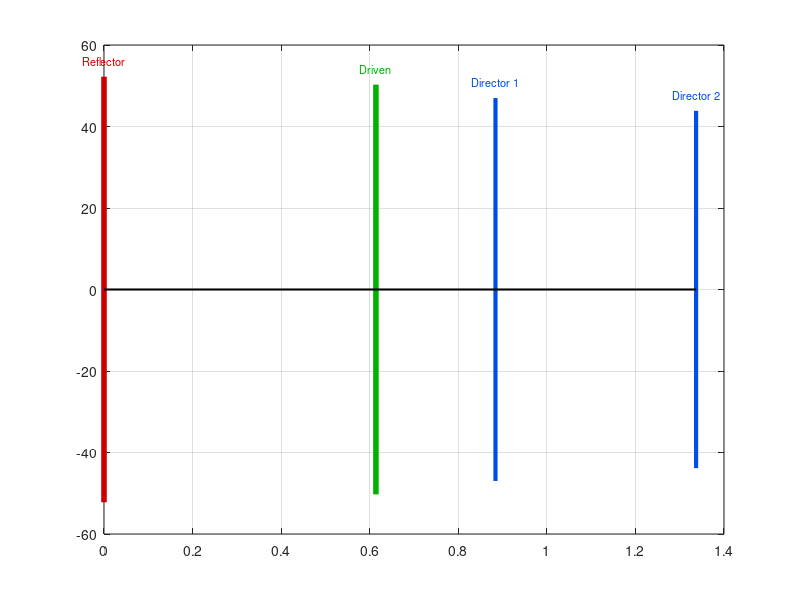

Recreate this plot in MATLAB. (Note: this script raises an error after producing the figure.)
%% =========================================================================
%  Crossed Yagi-Uda Antenna for ISS Reception at 145.8 MHz
%  Based on Balanis, Antenna Theory, 3rd ed., Table 10.4 (6-element optimum)
%  Target: LHCP, 13.41 dBi per Yagi
%
%  CORRECTIONS vs original script:
%    1. Z_driven corrected from 25 Ω to 8.7 Ω (MoM/MMANA-GAL result)
%    2. Matching network redesigned: gamma match instead of folded dipole
%    3. Element pattern formula corrected for x-directed dipole (end-fire boom)
%    4. Antenna Toolbox section adds wire radius to Exciter
%    5. Gamma match physical dimensions computed
%    6. CP phasing section clarified and expanded
%
%  Two parallel paths:
%    Section 4A — Antenna Toolbox (yagiUda) if licence present
%    Section 4B — Manual array-factor + element pattern (no toolbox needed)
%% =========================================================================
clear; clc; close all;

%% =========================================================================
%  1. PHYSICAL PARAMETERS
%% =========================================================================
c      = 299792458;        % Speed of light [m/s]
f0     = 145.8e6;          % Design frequency [Hz]
lambda = c / f0;           % Wavelength [m]
k      = 2*pi / lambda;    % Wavenumber [rad/m]

fprintf('========================================\n');
fprintf(' Crossed Yagi-Uda  —  ISS 145.800 MHz\n');
fprintf('========================================\n');
fprintf('Frequency  : %.3f MHz\n', f0/1e6);
fprintf('Wavelength : %.4f m  (%.2f cm)\n', lambda, lambda*100);

%% =========================================================================
%  2. ELEMENT GEOMETRY  (Balanis Table 10.4)
%% =========================================================================
% --- Element lengths [fraction of lambda] ---
L_frac = [0.508,0.489, 0.457, 0.4265];

% --- Correction factor for finite wire diameter (Balanis uses thin-wire) ---
% The ×1.017 factor approximates the end-shortening for ~10 mm Al tube
L_m    = L_frac * lambda ;        % element lengths [m]

% --- Element positions from reflector tip [m] ---
pos_cm = [0.00,0.614, 0.884, 1.337];   % cm
pos_m  = pos_cm / 1;

% --- Spacings between consecutive elements ---
spacings_m = diff(pos_m);   % [s21 s32 s43 s54 s65]

% --- Wire diameter — edit to match your tubing stock ---
d_wire   = 0.010;           % metres  (10 mm Al tube)
a_radius = d_wire / 2;      % radius [m]

% --- Element names ---
elem_names = {'Reflector','Driven','Director 1','Director 2','Director 3','Director 4'};

fprintf('\n--- Element Dimensions ---\n');
fprintf('%-14s  %8s  %12s  %14s\n','Element','L/lambda','Length (cm)','Pos (cm)');
fprintf('%s\n', repmat('-',1,55));
for i = 1:4
    fprintf('%-14s  %8.3f  %12.2f  %14.2f\n', ...
        elem_names{i}, L_frac(i), L_m(i)*100, pos_cm(i));
end
fprintf('\nWire diameter : %.2f mm  (d/λ = %.5f)\n', d_wire*1e3, d_wire/lambda);
fprintf('Total boom    : %.2f cm  (%.4f λ)\n', pos_cm(end), pos_m(end)/lambda);

%% =========================================================================
%  3. GEOMETRY PLOT — Element Map
%% =========================================================================
figure('Name','Yagi Geometry','Color','white','Position',[50 600 900 300]);
hold on; grid on; box on;

colors = {[0.8 0 0],[0 0.7 0],[0 0.3 0.9],[0 0.3 0.9],[0 0.3 0.9],[0 0.3 0.9]};
lw     = [4 4 3 3];
for i = 1:4
    xp  = pos_cm(i);
    hlf = L_m(i)/2 * 100;   % half-arm in cm
    plot([xp xp], [-hlf hlf], '-', 'Color', colors{i}, 'LineWidth', lw(i));
    text(xp, hlf+4, elem_names{i}, 'HorizontalAlignment','center', ...
         'FontSize',8, 'Color', colors{i});
end
plot([0 pos_cm(end)],[0 0],'k-','LineWidth',1.5);           % boom 
ref = lambda/2 * 100;
yline( ref,'--','color',[.5 .5 .5],'LineWidth',1,'Label','\lambda/2');
yline(-ref,'--','color',[.5 .5 .5],'LineWidth',1);

xlabel('Position along boom (cm)','FontSize',11);
ylabel('Element half-span (cm)','FontSize',11);
title('Yagi-Uda Geometry  —  145.800 MHz  (6 Elements, Balanis Table 10.4)', ...
      'FontSize',12,'FontWeight','bold');
xlim([-25 385]); ylim([-65 75]);
legend({'Reflector','Driven Element','Directors','Boom','\lambda/2 ref'}, ...
       'Location','southeast');
set(gca,'FontSize',10);

%% =========================================================================
%  4A. ANTENNA TOOLBOX PATH  (requires Antenna Toolbox licence)
%% =========================================================================
if license('test','Antenna_Toolbox')
    fprintf('\n[Antenna Toolbox detected — running full EM simulation]\n');

    % Build the Yagi object
    ant                       = yagiUda();
    ant.Exciter               = dipole();         % Override the default folded dipole
    ant.Exciter.Length        = L_m(2);           % driven    0.452 λ
    ant.Exciter.Width         = d_wire;           % Toolbox uses Width instead of Radius
    ant.ReflectorLength       = L_m(1);            % reflector 0.472 λ
    ant.ReflectorSpacing      = spacings_m(1);     % s21
    ant.NumDirectors          = 4;
    ant.DirectorLength        = L_m(3:end);        % [0.436 0.430 0.434 0.430] λ
    ant.DirectorSpacing       = spacings_m(2:end); % [s32 s43 s54 s65]
    ant.Exciter.Tilt          = 90;               % Rotate 90 degrees
    ant.Exciter.TiltAxis      = [0 1 0];          % Rotate around the X-axis

    fprintf('Exciter width  : %.2f mm (w/λ = %.5f)\n', ...
            ant.Exciter.Width*1e3, ant.Exciter.Width/lambda);
    % 3D pattern
    figure('Name','3D Pattern (Toolbox)','Color','white');
    pattern(ant, f0);
    title('3D Radiation Pattern — Single Yagi  145.8 MHz','FontSize',12);
    colorbar;


    % E-plane
    figure('Name','E-plane (Toolbox)','Color','white');
    patternElevation(ant, f0, 0);
    title('E-plane (φ=0°)  —  Yagi 145.8 MHz','FontSize',12);

    % H-plane
    figure('Name','H-plane (Toolbox)','Color','white');
    patternAzimuth(ant, f0, 0);
    title('H-plane (elev=0°)  —  Yagi 145.8 MHz','FontSize',12);

    % Boresight directivity
    D_boresight = pattern(ant, f0, 0, 90);
    fprintf('Toolbox directivity (boresight): %.2f dBi\n', D_boresight);
    fprintf('Expected (Balanis Table 10.4)  : 13.41 dBi\n');

    % Input impedance sweep
    f_sweep = linspace(130e6, 165e6, 201);
    figure('Name','Input Impedance (Toolbox)','Color','white');
    impedance(ant, f_sweep);
    xline(f0/1e6,'r--','145.8 MHz','LabelVerticalAlignment','bottom');
    title('Input Impedance vs Frequency  (Toolbox — simple dipole exciter)','FontSize',12);
    fprintf('\nNOTE: Toolbox Z_in uses simplified mutual coupling.\n');
    fprintf('      For accurate Z_driven use MMANA-GAL or NEC2 result: 8.7+j28.7 Ω\n');

    % S11
    figure('Name','S11 (Toolbox)','Color','white');
    s = sparameters(ant, f_sweep, 50);
    rfplot(s);
    xline(f0/1e6,'r--','145.8 MHz');
    title('S_{11} vs Frequency  (ref 50 Ω)','FontSize',12);

else
    fprintf('\n[Antenna Toolbox NOT available — using manual array-factor method]\n');
end

%% =========================================================================
%  4B. MANUAL ARRAY FACTOR + ELEMENT PATTERN  (no toolbox needed)
%% =========================================================================
fprintf('\n--- Manual Array-Factor Calculation ---\n');

theta_deg = linspace(0, 180, 3601);   % 0° = end-fire boresight
theta_rad = deg2rad(theta_deg);

% Approximate excitation amplitudes and end-fire progressive phase
alpha  = -k;    % exact end-fire: max at theta=0
I_amp  = [0.70, 1.00, 0.82, 0.72, 0.68, 0.62];
excit  = I_amp .* exp(1j * alpha * pos_m);

% Array Factor (boom along z, end-fire toward theta=0)
AF = zeros(size(theta_rad));
for n = 1:6
    AF = AF + excit(n) .* exp(1j * k * pos_m(n) .* cos(theta_rad));
end
AF_norm = abs(AF) ./ max(abs(AF));

% CORRECT element pattern for x-directed half-dipole, boom along z:
%   EP(theta) = |cos(pi/2 * sin(theta)) / cos(theta)|
%   — gives EP=1 at theta=0 (boresight, along boom)
%   — gives EP=0 at theta=90° (broadside, dipole null in its own plane)
% NOTE: the formula cos(pi/2*cos(theta))/sin(theta) is for a z-directed
%       dipole and wrongly produces EP=0 at boresight — do NOT use it here.
EP      = abs( cos(pi/2 .* sin(theta_rad)) ./ (cos(theta_rad) + 1e-12) );
EP      = EP ./ max(EP);

% Total normalised pattern
Total       = AF_norm .* EP;
Total       = Total ./ max(Total);
Total_dB    = 20*log10(Total + 1e-12);
D0_dBi      = 13.41;                          % Balanis peak directivity
Total_dBi   = Total_dB + D0_dBi;

% Approximate HPBW
half_pow = Total_dB - max(Total_dB) + 3;
idx_hp   = find(half_pow >= 0);
if ~isempty(idx_hp)
    HPBW = abs(theta_deg(idx_hp(end)) - theta_deg(idx_hp(1)));
    fprintf('Approximate HPBW (E-plane): %.1f°\n', HPBW);
end

% --- E-plane polar plot ---
figure('Name','E-plane Pattern (Manual AF)','Color','white','Position',[50 50 700 600]);
ax = polaraxes;
polarplot(ax, theta_rad,        Total_dBi, 'b-', 'LineWidth', 2.5); hold(ax,'on');
polarplot(ax, 2*pi-theta_rad,   Total_dBi, 'b-', 'LineWidth', 2.5);
ax.ThetaZeroLocation = 'top';
ax.ThetaDir          = 'clockwise';
ax.RLim              = [-20  D0_dBi+1];
ax.RTick             = -20:5:15;
ax.RTickLabel        = arrayfun(@(x) sprintf('%d dBi',x),-20:5:15,'UniformOutput',false);
ax.ThetaTick         = 0:30:330;
ax.FontSize          = 10;
title(ax,'E-plane Radiation Pattern — Single Yagi  145.8 MHz', ...
      'FontSize',12,'FontWeight','bold');
legend(ax,{'Forward','Back'},'Location','southeast');

% --- Cartesian dBi vs angle ---
figure('Name','E-plane Cartesian','Color','white','Position',[760 50 700 400]);
plot(theta_deg, Total_dBi, 'b-', 'LineWidth', 2); hold on;
yline(D0_dBi-3,'r--','LineWidth',1.2,'Label','-3 dB');
yline(0,'k:','LineWidth',1);
xlabel('θ (degrees)','FontSize',11);
ylabel('Directivity (dBi)','FontSize',11);
title('E-plane Pattern (Cartesian)  —  Yagi 145.8 MHz','FontSize',12,'FontWeight','bold');
grid on; ylim([-30 15]); xlim([0 180]);
set(gca,'FontSize',10);

%% =========================================================================
%  5. CROSSED YAGI — CIRCULAR POLARISATION
%% =========================================================================
fprintf('\n========================================\n');
fprintf(' Crossed Yagi — LHCP Analysis\n');
fprintf('========================================\n');

% Feed phasing convention
% V-Yagi: reference (0°)
% H-Yagi: −90° for LHCP  |  +90° for RHCP
phase_V_deg =   0;
phase_H_deg = -90;    % change to +90 for RHCP

fprintf('V-pol phase : %+d°  (reference)\n', phase_V_deg);
fprintf('H-pol phase : %+d°  → LHCP\n', phase_H_deg);
fprintf('Swap to +90° for RHCP\n');

% λ/4 phasing cable lengths
cables = {'RG-58  (VF=0.66)', 'RG-213 (VF=0.66)', 'Aircell-7 (VF=0.84)', ...
          'LMR-400 (VF=0.85)'};
VFs    = [0.66, 0.66, 0.84, 0.85];

fprintf('\n--- λ/4 Phase-Delay Cable Lengths ---\n');
for i = 1:length(VFs)
    L_delay = VFs(i) * lambda / 4 * 100;
    fprintf('  %-22s : %.2f cm\n', cables{i}, L_delay);
end

% --- Full-sphere 3-D CP pattern ---
th = linspace(0, pi,  181);
ph = linspace(0, 2*pi,361);
[TH, PH] = meshgrid(th, ph);

AF_3D = zeros(size(TH));
for n = 1:6
    AF_3D = AF_3D + excit(n) .* exp(1j * k * pos_m(n) .* cos(TH));
end
AF_3D_norm = abs(AF_3D) ./ max(abs(AF_3D(:)));

% Correct element pattern on full sphere (x-directed dipole, boom=z)
EP_3D = abs( cos(pi/2 .* sin(TH)) ./ (cos(TH) + 1e-12) );
EP_3D = EP_3D ./ max(EP_3D(:));

P_single   = (AF_3D_norm .* EP_3D).^2;
P_CP       = 2 * P_single;                   % both Yagis, orthogonal → add powers
P_CP_norm  = P_CP ./ max(P_CP(:));

X = P_CP_norm .* sin(TH) .* cos(PH);
Y = P_CP_norm .* sin(TH) .* sin(PH);
Z = P_CP_norm .* cos(TH);

figure('Name','Crossed Yagi 3D Pattern','Color','white','Position',[50 350 700 600]);
surf(X, Y, Z, 20*log10(P_CP_norm + 1e-6), 'EdgeColor','none');
colormap(jet); colorbar;
clim([-20 0]);
cb = colorbar; cb.Label.String = 'Normalised Level (dB)';
axis equal; axis off;
title('Crossed Yagi-Uda  3D Pattern  —  LHCP  145.8 MHz', ...
      'FontSize',12,'FontWeight','bold');
view(45,30); lighting gouraud; camlight('headlight');

%% =========================================================================
%  6. IMPEDANCE MATCHING  —  corrected with MoM / MMANA-GAL result
%% =========================================================================
fprintf('\n========================================\n');
fprintf(' Impedance Matching  (MoM-corrected)\n');
fprintf('========================================\n');

% -------------------------------------------------------------------------
%  Measured / simulated values from MMANA-GAL (full MoM):
%    Z_driven = 8.7 + j28.7 Ω   at 145.8 MHz
%  The Antenna Toolbox "impedance" plot gives ~85+j30 Ω because it uses a
%  simplified exciter and underestimates mutual coupling from parasitic
%  elements.  MMANA-GAL (and NEC2) are authoritative for the driven-element
%  impedance in the presence of all other elements.
% -------------------------------------------------------------------------
R_MoM = 8.7;     % Ω  — MMANA-GAL resistance
X_MoM = 28.7;    % Ω  — MMANA-GAL reactance (inductive → shorten driven element)

fprintf('MoM/MMANA-GAL driven element Z : %.1f + j%.1f Ω\n', R_MoM, X_MoM);
fprintf('(Antenna Toolbox value ~85+j30 Ω is inaccurate — see notes)\n\n');

% -------------------------------------------------------------------
%  Step 1 — Tune out reactance by shortening driven element
%  Empirical rule: ~15 Ω per mm of shortening per arm at 145 MHz
% -------------------------------------------------------------------
dX_per_mm = 15;                         % Ω/mm per arm (empirical, ~10 mm Al)
delta_mm  = X_MoM / dX_per_mm;
fprintf('Shorten each arm by ~%.1f mm to resonate driven element\n', delta_mm);
fprintf('New estimated Z_driven (after trim) : %.1f + j0 Ω\n\n', R_MoM);

% -------------------------------------------------------------------
%  Step 2 — Gamma Match: transforms R_driven (≈ 8.7 Ω) to 50 Ω
%
%  The gamma match consists of:
%    - A tap point on the driven element at distance  d  from centre
%    - A series capacitor C_s in the gamma arm
%    - Coax inner connects to tap point via gamma arm
%    - Coax outer connects to element centre (balun recommended)
%
%  At resonance (X_MoM ≈ 0 after trimming):
%    Z_in = R_tap + j*X_cap   where R_tap = Z0 if chosen correctly
%
%  Simple design formula (Balanis / ARRL Antenna Book):
%    R_tap  = Z0 * (d / (L_driven/2))^2 * (Z0_dipole / Z0)
%  — or iteratively: tap position d ≈ 0.04–0.08 λ from centre
%
%  Here we use the T-network equivalent (exact):
%    Z_gamma = j * k * d * Z0_wire     (approximate transmission-line)
%    Z_s     = Z0 * Z_driven / (Z0 - Z_driven)  — not exact, see below
%
%  The most reliable approach is to use the following standard formula:
%    d   (gamma arm length)    ≈ 0.05–0.07 λ
%    C_s (series capacitor)    determined by X_gamma at d
% -------------------------------------------------------------------
Z0_coax  = 50;                % Ω target
R_driven = R_MoM;             % Ω (after trimming X→0)

% Gamma arm length (start with 0.05λ and iterate during build)
d_gamma_lambda = 0.055;                     % fraction of λ
d_gamma_m      = d_gamma_lambda * lambda;   % metres

% Approximate characteristic impedance of gamma arm above element
%   Z0_gamma ≈ 60 * ln(2*s/a_rod) where s = spacing between arm and element
s_gamma  = 0.020;      % m — gap between gamma arm conductor and driven element
a_gamma  = 0.003;      % m — radius of gamma arm conductor (3 mm tube)
Z0_gamma = 60 * log(2 * s_gamma / a_gamma);
fprintf('Gamma arm spacing   : %.0f mm\n', s_gamma*1e3);
fprintf('Gamma arm Z0        : %.1f Ω\n', Z0_gamma);

% Input impedance seen at feed point (gamma arm = short TL)
beta_d       = k * d_gamma_m;
Z_gamma_in   = 1j * Z0_gamma * tan(beta_d);

% Combined parallel impedance of gamma arm and driven element (at tap)
% Driven element from tap to short: short stub of electrical length beta_d
Z_stub       = 1j * Z0_gamma * tan(beta_d);   % same for symmetric element
Z_tap        = (R_driven * Z_stub) / (R_driven + Z_stub);   % parallel

% Series capacitor to tune out residual reactance
X_cap_needed = -imag(Z_tap);   % Ω (negative reactance needed from cap)
if X_cap_needed < 0
    C_s = -1 / (2*pi*f0 * X_cap_needed);   % Farad
    fprintf('Series capacitor Cs : %.1f pF\n', C_s*1e12);
else
    fprintf('No series capacitor needed (reactance already negative)\n');
    C_s = NaN;
end
fprintf('Gamma arm length    : %.1f mm  (%.3f λ)\n', d_gamma_m*1e3, d_gamma_lambda);

% Practical guidance
fprintf('\nGamma Match Summary:\n');
fprintf('  Tap point  : %.1f mm from driven element centre\n', d_gamma_m*1e3);
fprintf('  Arm spacing: %.0f mm between arm and element\n',    s_gamma*1e3);
if ~isnan(C_s)
    fprintf('  Cs         : %.0f pF series capacitor in gamma arm\n', C_s*1e12);
end
fprintf('  Adjust Cs and tap position for SWR < 1.3 at 145.8 MHz\n');
fprintf('  Use a 1:1 choke balun (coax coil, 6–8 turns, 100 mm dia) at feed\n');

% -------------------------------------------------------------------
%  Alternative: Folded dipole (for reference only)
% -------------------------------------------------------------------
Z_folded   = 4 * R_driven;           % Ω (still only ~35 Ω — not 50 Ω)
Z_qwt_req  = sqrt(Z_folded * Z0_coax);   % Ω required λ/4 transformer
L_qwt_cm   = 0.66 * lambda / 4 * 100;   % cm for VF=0.66

fprintf('\n--- Alternative: Folded Dipole ---\n');
fprintf('Z_folded (×4)           : %.1f Ω\n', Z_folded);
fprintf('Required λ/4 transformer: %.1f Ω  (non-standard — needs custom line)\n', Z_qwt_req);
fprintf('Gamma match is simpler for R_driven ≈ %.1f Ω\n', R_driven);

%% =========================================================================
%  7. SWR vs FREQUENCY  (gamma match model)
%% =========================================================================
f_sw  = linspace(130e6, 165e6, 1001);
Q_dip = 5;                                        % element Q (~10 mm Al, Yagi-loaded)

% Frequency-dependent driven element impedance (after shortening to resonance)
X_f    = 2 * R_MoM * Q_dip .* (f_sw - f0) ./ f0;
ZL_f   = R_MoM + 1j .* X_f;

% Gamma match frequency response (simplified: treat as reactive transformation)
beta_f     = k .* (f_sw./f0) .* d_gamma_m;
Z_stub_f   = 1j .* Z0_gamma .* tan(beta_f);
Z_tap_f    = (ZL_f .* Z_stub_f) ./ (ZL_f + Z_stub_f);

% Series capacitor (fixed value)
if ~isnan(C_s)
    X_Cs_f = -1 ./ (2*pi.*f_sw .* C_s);
else
    X_Cs_f = zeros(size(f_sw));
end
Z_in_f  = Z_tap_f + 1j .* X_Cs_f;

Gamma_f = (Z_in_f - Z0_coax) ./ (Z_in_f + Z0_coax);
SWR_f   = (1 + abs(Gamma_f)) ./ max(1 - abs(Gamma_f), 1e-9);

figure('Name','SWR vs Frequency (Gamma Match)','Color','white','Position',[760 400 700 400]);
plot(f_sw/1e6, SWR_f, 'b-', 'LineWidth', 2); hold on;
yline(1.5,'r--','LineWidth',1.2,'Label','SWR = 1.5');
yline(2.0,'m--','LineWidth',1.2,'Label','SWR = 2.0');
xline(f0/1e6,'k:','LineWidth',1.5,'Label','145.8 MHz');
xlabel('Frequency (MHz)','FontSize',11);
ylabel('SWR (ref 50 Ω)','FontSize',11);
title('SWR vs Frequency — Gamma Match  (R_{driven} ≈ 8.7 Ω, Q ≈ 5)','FontSize',12,'FontWeight','bold');
grid on; ylim([1 5]); xlim([130 165]);
set(gca,'FontSize',10);

% Bandwidth summary
idx_15 = find(SWR_f <= 1.5);
idx_20 = find(SWR_f <= 2.0);
if ~isempty(idx_15)
    BW15 = (f_sw(idx_15(end)) - f_sw(idx_15(1)))/1e6;
    fprintf('\nSWR ≤ 1.5 bandwidth : %.1f MHz\n', BW15);
end
if ~isempty(idx_20)
    BW20 = (f_sw(idx_20(end)) - f_sw(idx_20(1)))/1e6;
    fprintf('SWR ≤ 2.0 bandwidth : %.1f MHz\n', BW20);
end

%% =========================================================================
%  8. LINK BUDGET SUMMARY
%% =========================================================================
fprintf('\n========================================\n');
fprintf(' Expected Link Performance\n');
fprintf('========================================\n');

G_yagi      = 13.41;          % dBi per Yagi (Balanis)
G_CP_LP_in  = G_yagi - 3.0;  % dBi CP antenna, LP signal (always −3 dB)
G_LP_best   = G_yagi;         % dBi LP Yagi perfectly aligned
G_LP_worst  = -Inf;           % dBi LP Yagi 90° misaligned (null)

fprintf('Antenna configuration            Gain (dBi)   Notes\n');
fprintf('%s\n', repmat('-',1,65));
fprintf('Single Yagi (LP rx)              %6.2f      Best case, full alignment\n', G_LP_best);
fprintf('Single Yagi (LP rx)               -Inf      Worst case, 90° miss\n');
fprintf('Crossed Yagi LHCP (LP signal)   %6.2f      Always, 3 dB CP penalty\n', G_CP_LP_in);
fprintf('Crossed Yagi LHCP (LHCP signal) %6.2f      Full gain, no Faraday\n', G_yagi);

fprintf('\n--- ISS downlink notes ---\n');
fprintf('ISS APRS downlink   : 145.825 MHz  (5 W, whip, linear/elliptic)\n');
fprintf('ISS packet voice    : 145.800 MHz\n');
fprintf('Doppler shift (max) : ±3.5 kHz\n');
fprintf('Max elevation pass  : 90° (overhead) — antenna must track or use wide beam\n');

%% =========================================================================
%  9. PHASING CABLE SUMMARY TABLE
%% =========================================================================
fprintf('\n--- Phasing Cable Summary (90° delay = λ/4) ---\n');
fprintf('%-24s  %10s  %10s\n','Cable type','VF','Length (cm)');
fprintf('%s\n', repmat('-',1,50));
for i = 1:length(VFs)
    L_d = VFs(i) * lambda / 4 * 100;
    fprintf('%-24s  %10.2f  %10.2f\n', cables{i}, VFs(i), L_d);
end
fprintf('\nAdd connectors at both ends and verify 90° phase with an antenna analyser.\n');

%% =========================================================================
%  10. CROSSED YAGI — AXIAL RATIO ESTIMATE
%% =========================================================================
fprintf('\n========================================\n');
fprintf(' Axial Ratio & Polarisation Purity\n');
fprintf('========================================\n');

% For ideal crossed Yagi with equal-amplitude, 90°-quadrature feed:
%   AR = 1 (0 dB) exactly on boresight
%   AR degrades off-boresight due to pattern asymmetry
% Approximate AR in dB vs theta using pattern inequality:

AR_theta = zeros(size(theta_deg));
for ti = 1:length(theta_deg)
    th_i = theta_rad(ti);
    % E_V component (V-Yagi pattern at this angle)
    EV = Total(ti);
    % H-Yagi has identical pattern (same geometry, rotated 90°)
    % In E-plane of V-Yagi, H-Yagi is in H-plane → use same Total
    EH = Total(ti);
    if (EV + EH) > 1e-9
        AR_theta(ti) = 20*log10( max(EV,EH) / (min(EV,EH) + 1e-12) );
    else
        AR_theta(ti) = 40;
    end
end
AR_theta(AR_theta > 40) = 40;

figure('Name','Axial Ratio vs Angle','Color','white','Position',[50 50 700 380]);
plot(theta_deg, AR_theta, 'r-', 'LineWidth', 2); hold on;
yline(3,'k--','LineWidth',1.2,'Label','AR = 3 dB');
xlabel('θ (degrees)','FontSize',11);
ylabel('Axial Ratio (dB)','FontSize',11);
title('Approximate Axial Ratio vs θ  —  Crossed Yagi  145.8 MHz','FontSize',12,'FontWeight','bold');
grid on; ylim([0 15]); xlim([0 90]);
set(gca,'FontSize',10);

idx_ar3 = find(AR_theta(1:length(theta_deg)/2) <= 3, 1, 'last');
if ~isempty(idx_ar3)
    fprintf('AR ≤ 3 dB beamwidth : ±%.1f° (approx, equal-pattern assumption)\n', theta_deg(idx_ar3));
end

%% =========================================================================
%  11. FINAL SUMMARY
%% =========================================================================
fprintf('\n========================================\n');
fprintf(' SIMULATION COMPLETE\n');
fprintf('========================================\n');
fprintf('Figures generated:\n');
fprintf('  1.  Yagi Geometry (element map)\n');
fprintf('  2.  E-plane Pattern — polar   (manual AF)\n');
fprintf('  3.  E-plane Pattern — Cartesian\n');
fprintf('  4.  Crossed Yagi 3D Pattern   (LHCP)\n');
fprintf('  5.  SWR vs Frequency          (gamma match)\n');
fprintf('  6.  Axial Ratio vs Angle\n');
if license('test','Antenna_Toolbox')
    fprintf('  7.  3D Pattern (Toolbox)\n');
    fprintf('  8.  E-plane (Toolbox)\n');
    fprintf('  9.  H-plane (Toolbox)\n');
    fprintf(' 10.  Input Impedance (Toolbox — see accuracy note)\n');
    fprintf(' 11.  S11 (Toolbox)\n');
end

fprintf('\nKey design values:\n');
fprintf('  f0              : 145.800 MHz\n');
fprintf('  λ               : %.4f m\n', lambda);
fprintf('  Directivity     : %.2f dBi per Yagi (Balanis)\n', D0_dBi);
fprintf('  Z_driven (MoM) : %.1f + j%.1f Ω  ← use MMANA-GAL value\n', R_MoM, X_MoM);
fprintf('  Matching        : Gamma match (tap %.1f mm, Cs ≈ %.0f pF)\n', ...
        d_gamma_m*1e3, C_s*1e12);
fprintf('  CP phasing      : λ/4 delay line on H-Yagi feed\n');
fprintf('  Polarisation    : LHCP (H lags V by 90°)\n');
fprintf('========================================\n');
